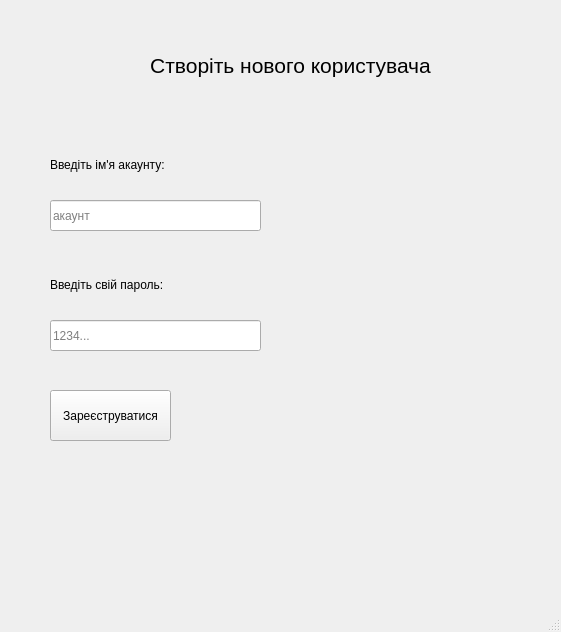
<?xml version="1.0" encoding="UTF-8"?>
<ui version="4.0">
 <class>MainWindow</class>
 <widget class="QMainWindow" name="MainWindow">
  <property name="geometry">
   <rect>
    <x>0</x>
    <y>0</y>
    <width>561</width>
    <height>632</height>
   </rect>
  </property>
  <property name="windowTitle">
   <string>Реєстрація</string>
  </property>
  <widget class="QWidget" name="centralwidget">
   <widget class="QLabel" name="title">
    <property name="geometry">
     <rect>
      <x>70</x>
      <y>30</y>
      <width>441</width>
      <height>71</height>
     </rect>
    </property>
    <property name="font">
     <font>
      <family>Nirmala UI</family>
      <pointsize>16</pointsize>
      <weight>50</weight>
      <bold>false</bold>
     </font>
    </property>
    <property name="text">
     <string>Створіть нового користувача</string>
    </property>
    <property name="alignment">
     <set>Qt::AlignCenter</set>
    </property>
    <property name="indent">
     <number>-2</number>
    </property>
   </widget>
   <widget class="QLineEdit" name="username_edit">
    <property name="geometry">
     <rect>
      <x>50</x>
      <y>200</y>
      <width>211</width>
      <height>31</height>
     </rect>
    </property>
    <property name="font">
     <font>
      <family>Nirmala UI</family>
      <pointsize>9</pointsize>
     </font>
    </property>
    <property name="maxLength">
     <number>200</number>
    </property>
    <property name="placeholderText">
     <string>акаунт</string>
    </property>
   </widget>
   <widget class="QLabel" name="username_label">
    <property name="geometry">
     <rect>
      <x>50</x>
      <y>150</y>
      <width>211</width>
      <height>31</height>
     </rect>
    </property>
    <property name="text">
     <string>&lt;html&gt;&lt;head/&gt;&lt;body&gt;&lt;p&gt;&lt;span style=&quot; font-size:9pt;&quot;&gt;Введіть ім'я акаунту:&lt;/span&gt;&lt;/p&gt;&lt;/body&gt;&lt;/html&gt;</string>
    </property>
   </widget>
   <widget class="QLineEdit" name="password_edit">
    <property name="geometry">
     <rect>
      <x>50</x>
      <y>320</y>
      <width>211</width>
      <height>31</height>
     </rect>
    </property>
    <property name="font">
     <font>
      <family>Nirmala UI</family>
      <pointsize>9</pointsize>
     </font>
    </property>
    <property name="maxLength">
     <number>200</number>
    </property>
    <property name="placeholderText">
     <string>1234...</string>
    </property>
   </widget>
   <widget class="QLabel" name="password_label">
    <property name="geometry">
     <rect>
      <x>50</x>
      <y>270</y>
      <width>211</width>
      <height>31</height>
     </rect>
    </property>
    <property name="text">
     <string>&lt;html&gt;&lt;head/&gt;&lt;body&gt;&lt;p&gt;&lt;span style=&quot; font-size:9pt;&quot;&gt;Введіть свій пароль:&lt;/span&gt;&lt;/p&gt;&lt;/body&gt;&lt;/html&gt;</string>
    </property>
   </widget>
   <widget class="QPushButton" name="register_btn">
    <property name="geometry">
     <rect>
      <x>50</x>
      <y>390</y>
      <width>121</width>
      <height>51</height>
     </rect>
    </property>
    <property name="text">
     <string>Зареєструватися</string>
    </property>
   </widget>
  </widget>
  <widget class="QMenuBar" name="menubar">
   <property name="geometry">
    <rect>
     <x>0</x>
     <y>0</y>
     <width>561</width>
     <height>26</height>
    </rect>
   </property>
  </widget>
  <widget class="QStatusBar" name="statusbar"/>
 </widget>
 <resources/>
 <connections/>
</ui>
